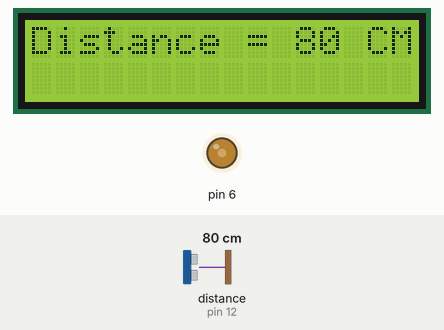
The sketch below on a simulated Arduino Uno, built with avr-gcc and run on an emulated ATmega328P. On the bench: 16×2 character LCD, output pins drawn as LEDs (lit = HIGH). The inputs (shaded band) are chosen by the test bench; at power-on: distance to the obstacle (sensor on pin 12) 80 cm. The echo pulse lasts 58.3 µs per cm; pins used as bus, display or sensor lines are not drawn; what the sketch prints to the serial monitor is not drawn.

Above: at 1.2 s.
1.3 s: distance to the obstacle (sensor on pin 12) set to 2 cm
At 2.2 s:
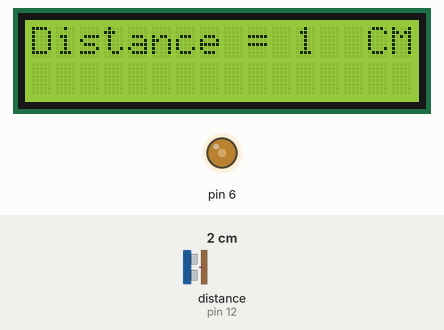
3.1 s: distance to the obstacle (sensor on pin 12) set to 4 cm
At 4.0 s:
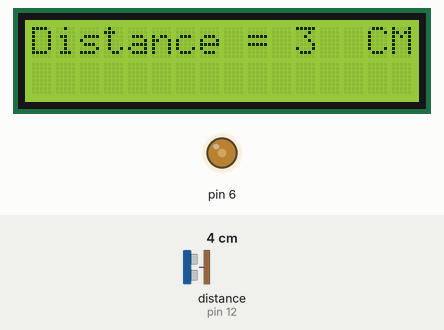
4.6 s: distance to the obstacle (sensor on pin 12) set to 9 cm
At 5.8 s:
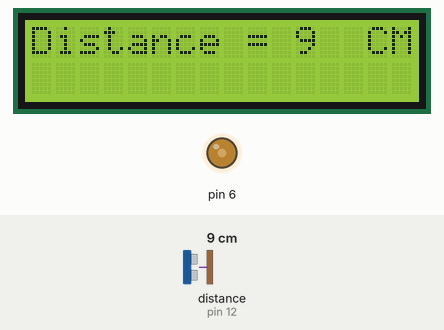
Timing chart, 0 to 7.6 s (numbered marks = the images above; inputs shaded):
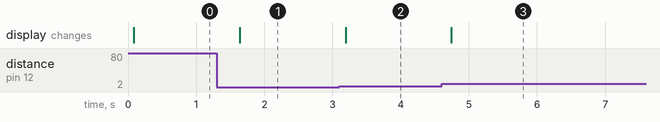

The sketch:

LCD_ultrasonic.ino
```cpp
#include <LiquidCrystal.h>

  LiquidCrystal lcd(12,11,5,4,3,2);

const int trigPin = 11;
const int echoPin = 12;

long duration;
int distance;

void setup() {
  // put your setup code here, to run once:
    analogWrite(6,100);
    lcd.begin(16,2);
    pinMode(trigPin, OUTPUT); // Sets the trigPin as an Output
pinMode(echoPin, INPUT); // Sets the echoPin as an Input
Serial.begin(9600); // Starts the serial communication


}

void loop() {
long duration, distance;
  digitalWrite(trigPin,HIGH);
  delayMicroseconds(1000);
  digitalWrite(trigPin, LOW);
  duration=pulseIn(echoPin, HIGH);
  distance =(duration/2)/29.1;
  Serial.print(distance);
  Serial.println("CM");
  delay(10);
// Prints the distance on the Serial Monitor
Serial.print("Distance: ");
Serial.println(distance);

    lcd.clear();
    lcd.setCursor(0,0);
    lcd.print("Distance = ");
    lcd.setCursor(11,0);
    lcd.print(distance);
    lcd.setCursor(14,0);
    lcd.print("CM");

    delay(500);

}
```

Measured:
- after the input at 1.3 s, the display: changes after 0.34 s (image 1)
- after the input at 3.1 s, the display: changes after 0.09 s (image 2)
- after the input at 4.6 s, the display: changes after 0.14 s (image 3)
